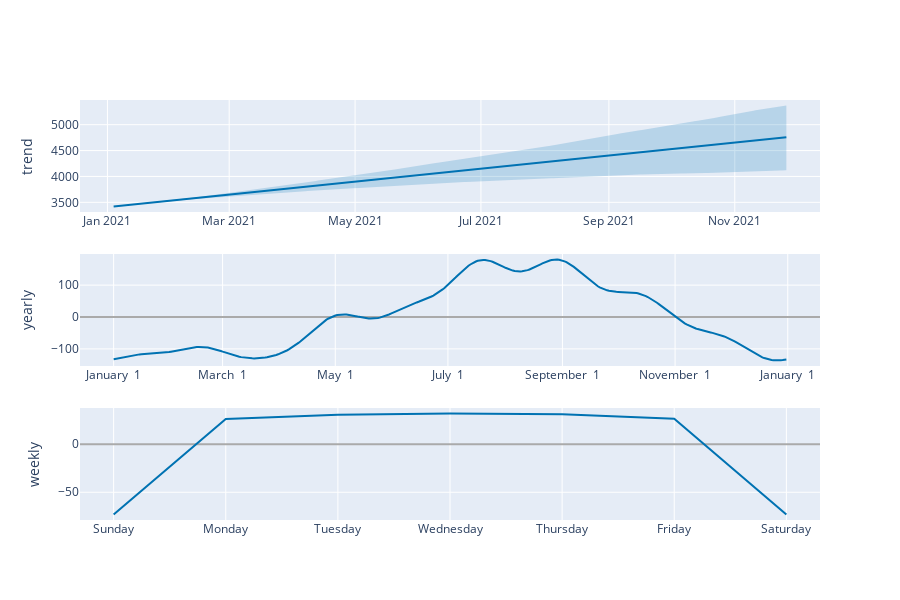

Notebook source saved alongside this figure:
### Code cell
plot_components_plotly(model, forecast2)

### Figure 1 — Plotly figure (JSON) as saved in the notebook; plotly's stock layout.template omitted (floating-point values rounded to 4 significant figures; data arrays with more than 128 entries replaced by an {"elided": "..."} marker saying what was removed)
{"data": [{"line": {"color": "#0072B2", "width": 2}, "mode": "lines", "name": "trend", "type": "scatter", "x": {"elided": "228 str values"}, "xaxis": "x", "y": {"elided": "228 float values"}, "yaxis": "y"}, {"line": {"color": "rgba(0, 114, 178, 0.2)", "width": 0}, "mode": "lines", "name": "trend_upper", "type": "scatter", "x": {"elided": "228 str values"}, "xaxis": "x", "y": {"elided": "228 float values"}, "yaxis": "y"}, {"fill": "tonexty", "fillcolor": "rgba(0, 114, 178, 0.2)", "line": {"color": "rgba(0, 114, 178, 0.2)", "width": 0}, "mode": "lines", "name": "trend_lower", "type": "scatter", "x": {"elided": "228 str values"}, "xaxis": "x", "y": {"elided": "228 float values"}, "yaxis": "y"}, {"line": {"color": "#0072B2", "width": 2}, "mode": "lines", "name": "yearly", "type": "scatter", "x": {"elided": "365 str values"}, "xaxis": "x2", "y": {"elided": "365 float values"}, "yaxis": "y2"}, {"line": {"color": "#0072B2", "width": 2}, "mode": "lines", "name": "weekly", "type": "scatter", "x": ["2017-01-01T00:00:00", "2017-01-02T00:00:00", "2017-01-03T00:00:00", "2017-01-04T00:00:00", "2017-01-05T00:00:00", "2017-01-06T00:00:00", "2017-01-07T00:00:00"], "xaxis": "x3", "y": [-73.0, 26.16, 30.63, 31.79, 31.05, 26.36, -73.0], "yaxis": "y3"}], "layout": {"height": 600, "showlegend": false, "width": 900, "xaxis": {"anchor": "y", "domain": [0, 1], "range": ["2020-12-18T16:48:00", "2021-12-12T07:12:00"], "type": "date"}, "xaxis2": {"anchor": "y2", "domain": [0, 1], "range": ["2016-12-13T18:54:02.958904115", "2018-01-18T11:04:57.863013581"], "tickformat": "%B %e", "type": "date"}, "xaxis3": {"anchor": "y3", "domain": [0, 1], "range": ["2016-12-31T16:48:00", "2017-01-07T07:12:00"], "tickformat": "%A", "type": "date"}, "yaxis": {"anchor": "x", "domain": [0.7333, 1], "rangemode": "normal", "title": {"text": "trend"}, "zerolinecolor": "#AAA"}, "yaxis2": {"anchor": "x2", "domain": [0.3667, 0.6333], "title": {"text": "yearly"}, "zerolinecolor": "#AAA"}, "yaxis3": {"anchor": "x3", "domain": [0, 0.2667], "title": {"text": "weekly"}, "zerolinecolor": "#AAA"}}}
